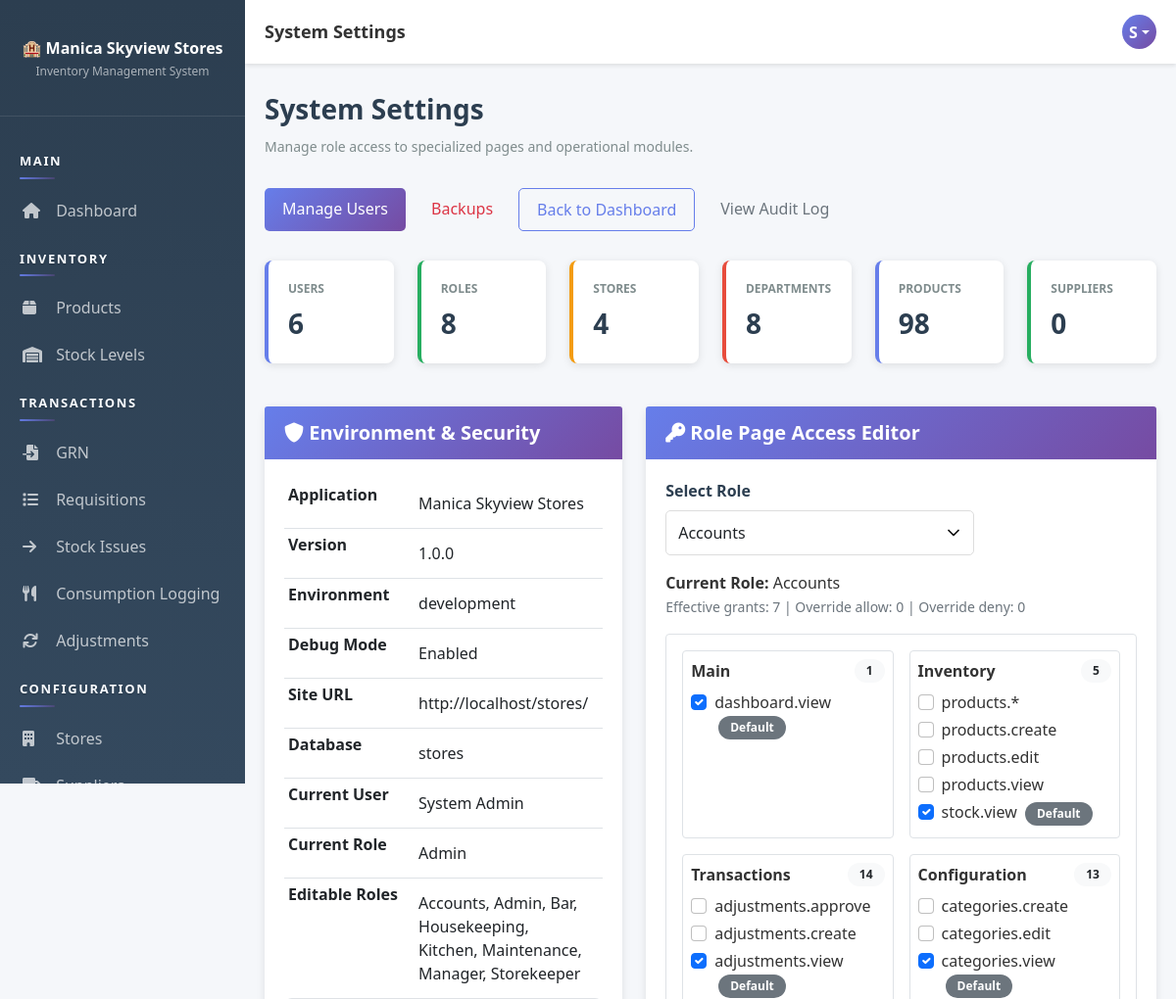
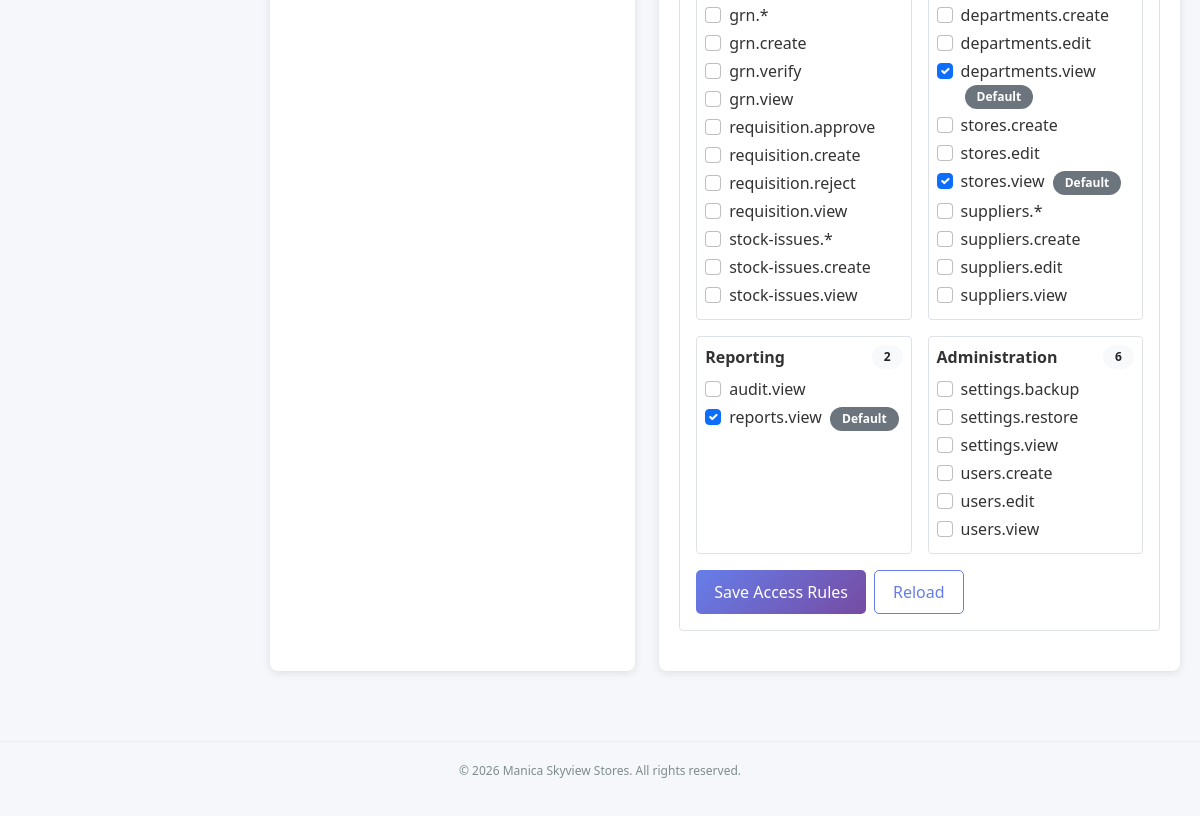
Page /pages/settings/index.php (signed in) on the committed database (2 pictures, top to bottom).
### tables this page shows
CREATE TABLE `users` (
  `user_id` int(11) NOT NULL AUTO_INCREMENT,
  `username` varchar(50) NOT NULL,
  `email` varchar(100) NOT NULL,
  `password` varchar(255) NOT NULL,
  `full_name` varchar(100) NOT NULL,
  `role_id` int(11) NOT NULL,
  `status` enum('active','inactive') DEFAULT 'active',
  `created_at` timestamp NOT NULL DEFAULT current_timestamp(),
  `updated_at` timestamp NOT NULL DEFAULT current_timestamp() ON UPDATE current_timestamp(),
  PRIMARY KEY (`user_id`),
  UNIQUE KEY `username` (`username`),
  UNIQUE KEY `email` (`email`),
  KEY `role_id` (`role_id`),
  CONSTRAINT `users_ibfk_1` FOREIGN KEY (`role_id`) REFERENCES `roles` (`role_id`)
);

CREATE TABLE `roles` (
  `role_id` int(11) NOT NULL AUTO_INCREMENT,
  `role_name` varchar(50) NOT NULL,
  `description` text DEFAULT NULL,
  `created_at` timestamp NOT NULL DEFAULT current_timestamp(),
  PRIMARY KEY (`role_id`),
  UNIQUE KEY `role_name` (`role_name`)
);

### pages/settings/index.php (the view, shortened to what the rows shown need)
<?php
require_once __DIR__ . '/../../app/bootstrap.php';
requirePermission('settings.view');
$currentUser = getCurrentUser();
$currentRole = $currentUser['role_name'] ?? '';
$db = Database::getInstance()->getConnection();
$defaultPermissions = getDefaultRolePermissions();
function permissionInList(array $permissions, string $permission): bool
{
    if (in_array($permission, $permissions, true)) {
        return true;
    }
    $parts = explode('.', $permission, 2);
    if (count($parts) === 2) {
        $moduleWildcard = $parts[0] . '.*';
    }
    return false;
}
function isRoleEditable(string $actorRole, string $targetRole): bool
{
    if ($actorRole === 'Admin') {
        return true;
    }
    return false;
}
function isPermissionEditable(string $actorRole, string $permission): bool
{
    if ($actorRole === 'Admin') {
        return true;
    }
    return false;
}
function getPermissionGroup(string $permission): string
{
    $module = explode('.', $permission, 2)[0] ?? $permission;
    $groups = [
        'dashboard' => 'Main',
        'products' => 'Inventory',
        'stock' => 'Inventory',
        'grn' => 'Transactions',
        'requisition' => 'Transactions',
        'stock-issues' => 'Transactions',
        'adjustments' => 'Transactions',
        'stores' => 'Configuration',
        'suppliers' => 'Configuration',
        'departments' => 'Configuration',
        'categories' => 'Configuration',
        'reports' => 'Reporting',
        'audit' => 'Reporting',
        'users' => 'Administration',
        'settings' => 'Administration'
    ];
    return $groups[$module] ?? 'Other';
}
$roles = [];
$rolesResult = $db->query("SELECT role_name FROM roles ORDER BY role_name ASC");
if ($rolesResult) {
    while ($row = $rolesResult->fetch_assoc()) {
        $roles[] = (string)$row['role_name'];
    }
}
sort($roles);
$routePermissions = array_values(array_unique(array_values(getRoutePermissionMap())));
$additionalPermissions = [];
foreach ($defaultPermissions as $perms) {
    foreach ($perms as $perm) {
        if ($perm !== '*') {
            $additionalPermissions[] = $perm;
        }
    }
}
$allPermissions = array_values(array_unique(array_merge($routePermissions, $additionalPermissions)));
$allPermissions = array_values(array_unique(array_merge($allPermissions, getSupplementalPermissionCatalog())));
sort($allPermissions);
$groupOrder = ['Main', 'Inventory', 'Transactions', 'Configuration', 'Reporting', 'Administration', 'Other'];
$groupedPermissions = [];
foreach ($allPermissions as $permission) {
    $group = getPermissionGroup($permission);
    if (!isset($groupedPermissions[$group])) {
        $groupedPermissions[$group] = [];
    }
    $groupedPermissions[$group][] = $permission;
}
uksort($groupedPermissions, function ($a, $b) use ($groupOrder) {
    $aIndex = array_search($a, $groupOrder, true);
    $bIndex = array_search($b, $groupOrder, true);
    $aIndex = ($aIndex === false) ? 999 : $aIndex;
    $bIndex = ($bIndex === false) ? 999 : $bIndex;
    return $aIndex <=> $bIndex;
});
$editableRoles = array_values(array_filter($roles, function ($roleName) use ($currentRole) {
    return isRoleEditable($currentRole, $roleName);
}));
$selectedRole = $_GET['role'] ?? ($editableRoles[0] ?? ($roles[0] ?? ''));
$effectivePermissions = getRolePermissions();
$overrides = getRolePermissionOverrides();
$selectedRoleEffective = $effectivePermissions[$selectedRole] ?? [];
$selectedRoleDefaults = $defaultPermissions[$selectedRole] ?? [];
$selectedRoleOverrides = $overrides[$selectedRole] ?? ['allow' => [], 'deny' => []];
$systemInfo = [
    ['label' => 'Application', 'value' => APP_NAME],
    ['label' => 'Version', 'value' => APP_VERSION],
    ['label' => 'Environment', 'value' => APP_ENV],
    ['label' => 'Debug Mode', 'value' => APP_DEBUG ? 'Enabled' : 'Disabled'],
    ['label' => 'Site URL', 'value' => SITE_URL],
    ['label' => 'Database', 'value' => DB_NAME],
    ['label' => 'Current User', 'value' => $currentUser['full_name'] ?? 'Unknown'],
    ['label' => 'Current Role', 'value' => $currentRole],
    ['label' => 'Editable Roles', 'value' => implode(', ', $editableRoles ?: ['None'])]
];
include __DIR__ . '/../../app/views/layout-header.php';
?>
<div class="page-header d-flex justify-content-between align-items-center flex-wrap gap-3">
    <div>
        <h1>System Settings</h1>
    </div>
</div>
<div class="row mt-4">
    <div class="col-lg-5">
        <div class="card h-100">
            <div class="card-body">
                <div class="table-responsive">
                    <table class="table table-sm mb-0">
                        <tbody>
                            <?php foreach ($systemInfo as $item): ?>
                                <tr>
                                    <th style="width:45%;"><?php echo htmlspecialchars($item['label']); ?></th>
                                </tr>
                            <?php endforeach; ?>
                        </tbody>
                    </table>
                </div>
            </div>
        </div>
    </div>
    <div class="col-lg-7">
        <div class="card h-100">
            <div class="card-body">
                <?php if (empty($roles)): ?>
                    <div class="alert alert-info mb-0">No roles found.</div>
                <?php else: ?>
                    <form method="GET" class="row g-3 mb-3">
                        <div class="col-md-8">
                            <label class="form-label">Select Role</label>
                            <select name="role" class="form-control" onchange="this.form.submit()">
                                <?php foreach ($roles as $roleName): ?>
                                    <option value="<?php echo htmlspecialchars($roleName); ?>" <?php echo $selectedRole === $roleName ? 'selected' : ''; ?>>
                                        <?php echo htmlspecialchars($roleName); ?>
                                    </option>
                                <?php endforeach; ?>
                            </select>
                        </div>
                    </form>
                    <div class="mb-3">
                        <strong>Current Role:</strong> <?php echo htmlspecialchars($selectedRole); ?><br>
                        <small class="text-muted">
                            Effective grants: <?php echo count($selectedRoleEffective); ?>
                            | Override allow: <?php echo count($selectedRoleOverrides['allow']); ?>
                            | Override deny: <?php echo count($selectedRoleOverrides['deny']); ?>
                        </small>
                    </div>
                    <form method="POST" class="border rounded p-3">
                        <div class="row g-3">
                            <?php foreach ($groupedPermissions as $groupName => $permissions): ?>
                                <div class="col-md-6">
                                    <div class="border rounded p-2 h-100">
                                        <div class="d-flex justify-content-between align-items-center mb-2">
                                            <strong><?php echo htmlspecialchars($groupName); ?></strong>
                                            <span class="badge bg-light text-dark"><?php echo count($permissions); ?></span>
                                        </div>
                                        <?php foreach ($permissions as $permission): ?>
                                            <?php
                                            $checked = permissionInList($selectedRoleEffective, $permission);
                                            $editableRole = isRoleEditable($currentRole, $selectedRole);
                                            $editablePermission = isPermissionEditable($currentRole, $permission);
                                            $disabled = (!$editableRole || !$editablePermission) ? 'disabled' : '';
                                            $defaultAllowed = permissionInList($selectedRoleDefaults, $permission);
                                            $isAllowOverride = in_array($permission, $selectedRoleOverrides['allow'], true);
                                            $isDenyOverride = in_array($permission, $selectedRoleOverrides['deny'], true);
                                            ?>
                                            <div class="form-check mb-1">
                                                <input class="form-check-input" type="checkbox" id="perm_<?php echo md5($permission); ?>" name="permissions[]" value="<?php echo htmlspecialchars($permission); ?>" <?php echo $checked ? 'checked' : ''; ?> <?php echo $disabled; ?>>
                                                <label class="form-check-label" for="perm_<?php echo md5($permission); ?>">
                                                    <?php echo htmlspecialchars($permission); ?>
                                                    <?php if ($isAllowOverride): ?>
                                                        <span class="badge bg-success ms-1">Override Allow</span>
                                                    <?php elseif ($isDenyOverride): ?>
                                                        <span class="badge bg-danger ms-1">Override Deny</span>
                                                    <?php elseif ($defaultAllowed): ?>
                                                        <span class="badge bg-secondary ms-1">Default</span>
                                                    <?php endif; ?>
                                                </label>
                                            </div>
                                        <?php endforeach; ?>
                                    </div>
                                </div>
                            <?php endforeach; ?>
                        </div>
                        <div class="mt-3 d-flex gap-2">
                            <button type="submit" class="btn btn-primary" <?php echo isRoleEditable($currentRole, $selectedRole) ? '' : 'disabled'; ?>>Save Access Rules</button>
                            <a href="<?php echo SITE_URL; ?>pages/settings/index.php?role=<?php echo urlencode($selectedRole); ?>" class="btn btn-outline-primary">Reload</a>
                        </div>
                    </form>
                <?php endif; ?>
            </div>
        </div>
    </div>
</div>
<?php include __DIR__ . '/../../app/views/layout-footer.php'; ?>

### app/views/layout-header.php (shortened to what the rows shown need)
<!DOCTYPE html>
<html lang="en">
<head>
    <link href="https://cdn.jsdelivr.net/npm/bootstrap@5.1.3/dist/css/bootstrap.min.css" rel="stylesheet">
    <link rel="stylesheet" href="https://cdnjs.cloudflare.com/ajax/libs/font-awesome/6.0.0/css/all.min.css">
    <link href="<?php echo SITE_URL; ?>public/css/style.css" rel="stylesheet">
</head>
<body>
    <div class="topbar">
        <div class="topbar-right">
            <div class="user-profile dropdown">
                <div class="user-avatar dropdown-toggle" role="button" data-bs-toggle="dropdown" aria-expanded="false">
                    <?php
                    $user = getCurrentUser();
                    if ($user) {
                        echo strtoupper(substr($user['full_name'], 0, 1));
                    }
                    ?>
                </div>
            </div>
        </div>
    </div>
    <div class="main-content">

### rows in the picture
users: full_name "S", role.role_name "Accounts", role.role_name "7", role.role_name "0"
roles: role "Accounts", role_name "☑"

### other values in the picture
$pageTitle "System Settings"
$summary['users'] "6"
$summary['roles'] "8"
$summary['stores'] "4"
$summary['departments'] "8"
$summary['products'] "98"
$summary['suppliers'] "0"
$item['label'] "Application"
$item['value'] "Manica Skyview Stores"
$item['label'] "Version"
$item['value'] "1.0.0"
$item['label'] "Environment"
$item['value'] "development"
$item['label'] "Debug Mode"
$item['value'] "Enabled"
